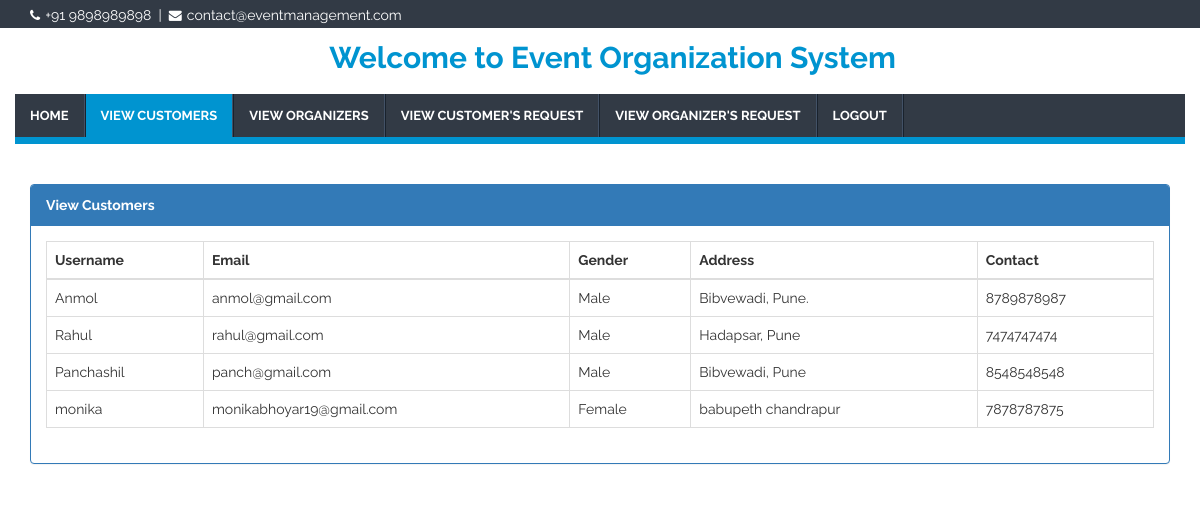
/view_customers.php (signed in), run on the app's committed database.
### tables this page shows
CREATE TABLE IF NOT EXISTS `customer_reg` (
  `id` int(11) NOT NULL AUTO_INCREMENT,
  `uname` varchar(50) NOT NULL,
  `email` varchar(50) NOT NULL,
  `password` varchar(50) NOT NULL,
  `dob` varchar(50) NOT NULL,
  `gender` varchar(20) NOT NULL,
  `address` varchar(100) NOT NULL,
  `contact` varchar(20) NOT NULL,
  `ans` varchar(20) NOT NULL,
  `date` timestamp NOT NULL DEFAULT CURRENT_TIMESTAMP ON UPDATE CURRENT_TIMESTAMP,
  PRIMARY KEY (`id`)
);

### view_customers.php (the view, shortened to what this page needs)
<?php
    $con = mysqli_connect("localhost","root","","event_management");
    if(isset($_SESSION['username'])){
?>
<!DOCTYPE html>
<html lang="en">
<head>
    <link rel="stylesheet" href="css/bootstrap.min.css">
    <link rel="stylesheet" href="css/font-awesome.min.css">
    <link rel="stylesheet" href="css/style.css">
</head>
<body data-spy="scroll" data-offset="50" data-target=".navbar-collapse">
    <header id="header">
        <div id="top-bar">
            <div class="container">
                <div class="row">
                    <div class="col-sm-7 hidden-xs top-info">
                        <span>
                            <i class="fa fa-phone"></i>+91 9898989898</span>&nbsp;&nbsp;|&nbsp;
                        <span>
                            <i class="fa fa-envelope"></i>contact@eventmanagement.com </span>
                    </div>
                </div>
            </div>
        </div>
        <div id="logo-bar" class="clearfix" style="margin-bottom: -5px;margin-top: -12px;">
            <div class="container">
                <div class="row">
                    <div style="margin-top: -25px;margin-bottom: 25px">
                        <center>
                            <h2 class="logo-head">
                                <strong>Welcome to Event Organization System</strong>
                            </h2>
                        </center>
                    </div>
                </div>
            </div>
        </div>
        <div class="navbar navbar-default navbar-static-top container" role="navigation" style="margin-bottom: -110px;">
            <div class="row">
                <div class="navbar-collapse collapse">
                    <ul class="nav navbar-nav">
                        <li>
                            <a href="admin_dashboard.php">HOME</a>
                        </li>
                        <li id="view_customers">
                            <a href="view_customers.php" class="smoothScroll">VIEW CUSTOMERS</a>
                        </li>
                        <li>
                            <a href="view_organizers.php" class="smoothScroll">VIEW ORGANIZERS</a>
                        </li>
                        <li>
                            <a href="view_customerReq.php" class="smoothScroll">VIEW CUSTOMER'S REQUEST</a>
                        </li>
                        <li>
                            <a href="view_organizerReq.php" class="smoothScroll">VIEW ORGANIZER'S REQUEST</a>
                        </li>
                        <li>
                            <a href="admin_logout.php" class="smoothScroll">LOGOUT</a>
                        </li>
                    </ul>
                </div>
            </div>
        </div>
    </header>
    <div class="container" style="margin-top: 150px;">
        <div class="panel panel-primary">
            <div class="panel-heading"><strong>View Customers</strong></div>
            <div class="panel-body">
                <table class="table table-bordered table-hover">
                    <thead>
                        <tr>
                            <th>Username</th>
                            <th>Email</th>
                            <th>Gender</th>
                            <th>Address</th>
                            <th>Contact</th>
                        </tr>
                    </thead>
                    <tbody>
                        <?php
                            $sql = "select * from customer_reg order by id";
                            $result = mysqli_query($con,$sql);
                            if(mysqli_num_rows($result) > 0){
                                while($row = mysqli_fetch_array($result)){
                        ?>
                        <tr>
                            <td><?php echo $row['uname'] ?></td>
                            <td><?php echo $row['email'] ?></td>
                            <td><?php echo $row['gender'] ?></td>
                            <td><?php echo $row['address'] ?></td>
                            <td><?php echo $row['contact'] ?></td>
                        </tr>
                        <?php }} ?>
                    </tbody>
                </table>
            </div>
        </div>
    </div>
</body>
</html>
<?php
    }
    else{
        header('Location:index.php');
    }
?>

### css/style.css (style rules this page uses)
body { background: #ffffff; font-family: 'Raleway', sans-serif; font-weight: 400; position: relative; }
h2, h3, h4 { font-weight: bold; }
.logo-head { margin-top: 50px; color: #0094d0; margin-left: 25px; }
.navbar-default .navbar-nav li a { font-size: 13px; font-weight: bold; line-height: 13px; }
#header { z-index: 999; background: #fff; width: 100%; transition: all 0.4s ease-in-out 0s; }
#top-bar { background: #323A45; color: #fff; padding: 5px 0 3px; }
.top-info span i { font-size: 13px; margin-right: 5px; }
.navbar { margin-bottom: 0; background: #323A45; min-height: 35px; border: none; border-bottom: 7px solid #0094d0; }
.navbar-default .navbar-collapse, .navbar-default .navbar-form { border-color: transparent; }
.navbar-nav { border-right: 1px solid #19222d; }
.navbar-default .navbar-nav > li:first-child { border-left: none; }
.navbar-default .navbar-nav > li { border-left: 1px solid #19222d; border-right: 1px solid #425166; }
.navbar-default .navbar-nav>li>a { color: #fff; }

### view_customers.php (style rules this page uses)
ul > li#view_customers { background: #0094d0; color:#fff; }

### data on the page
customer_reg: uname "Anmol", email "anmol@gmail.com", gender "Male", address "Bibvewadi, Pune.", contact "8789878987"
customer_reg: uname "Rahul", email "rahul@gmail.com", gender "Male", address "Hadapsar, Pune", contact "7474747474"
customer_reg: uname "Panchashil", email "panch@gmail.com", gender "Male", address "Bibvewadi, Pune", contact "8548548548"
customer_reg: uname "monika", email "monikabhoyar19@gmail.com", gender "Female", address "babupeth chandrapur", contact "7878787875"
